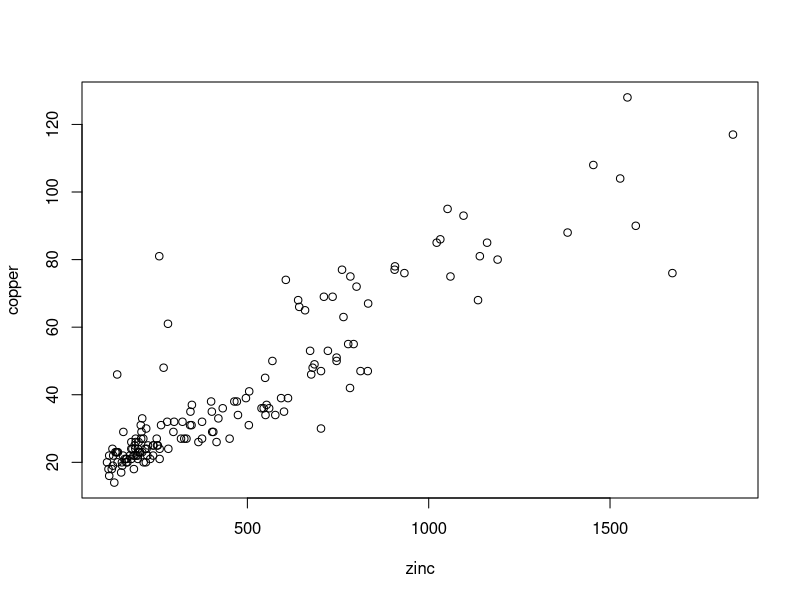
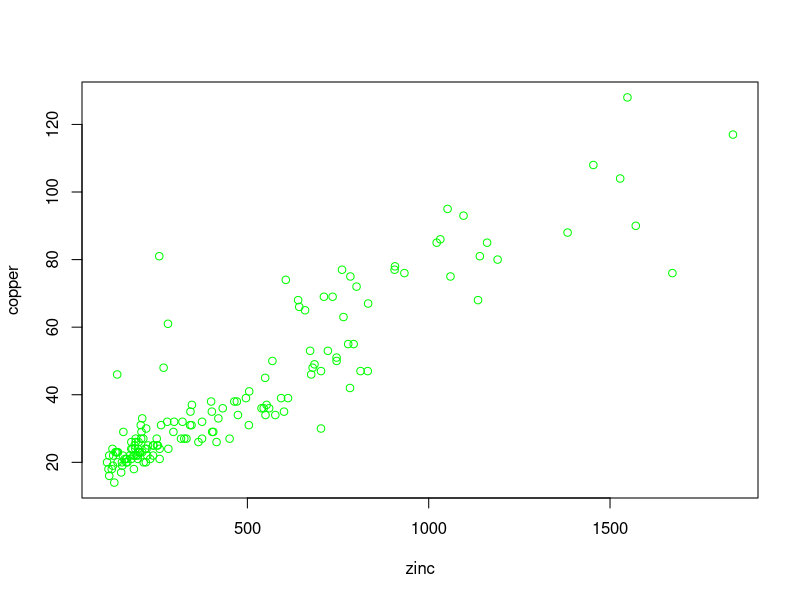
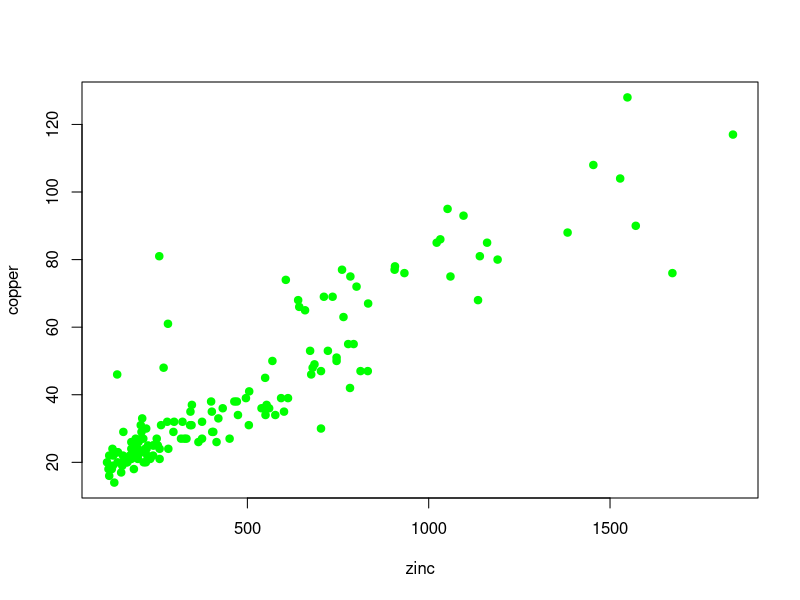
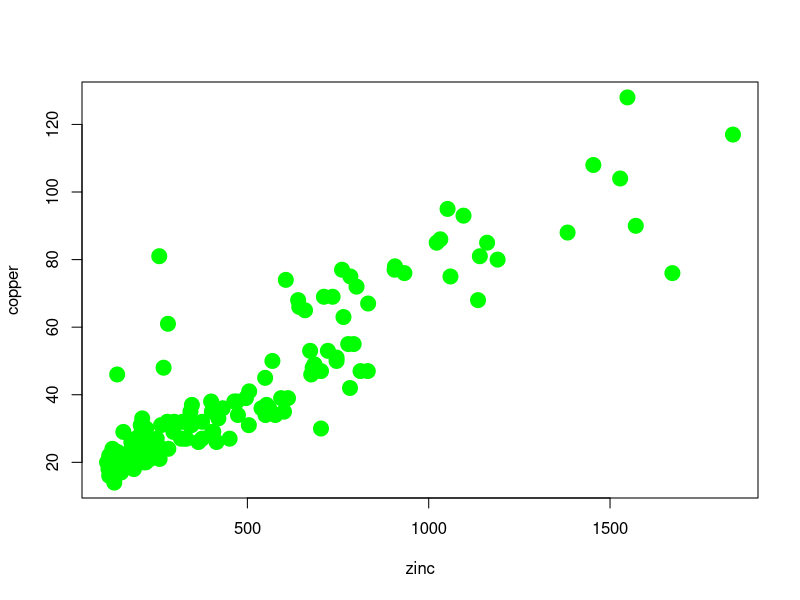
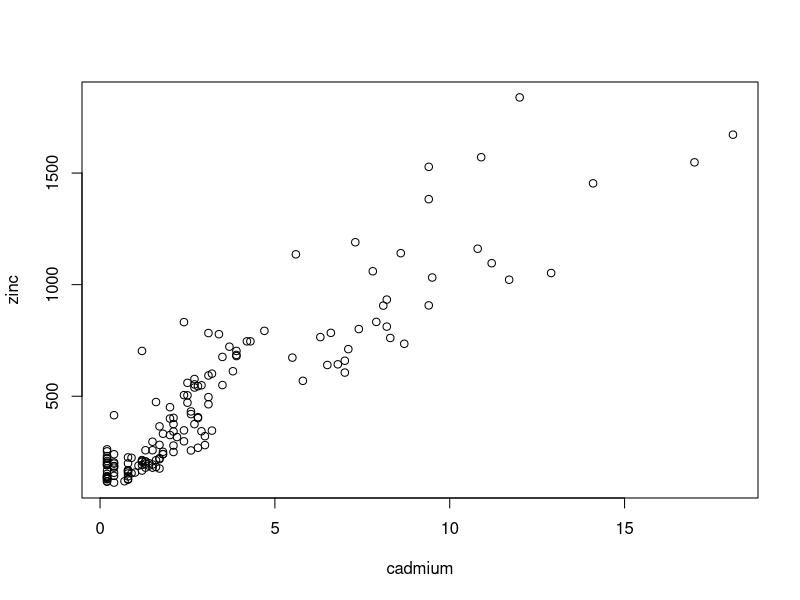
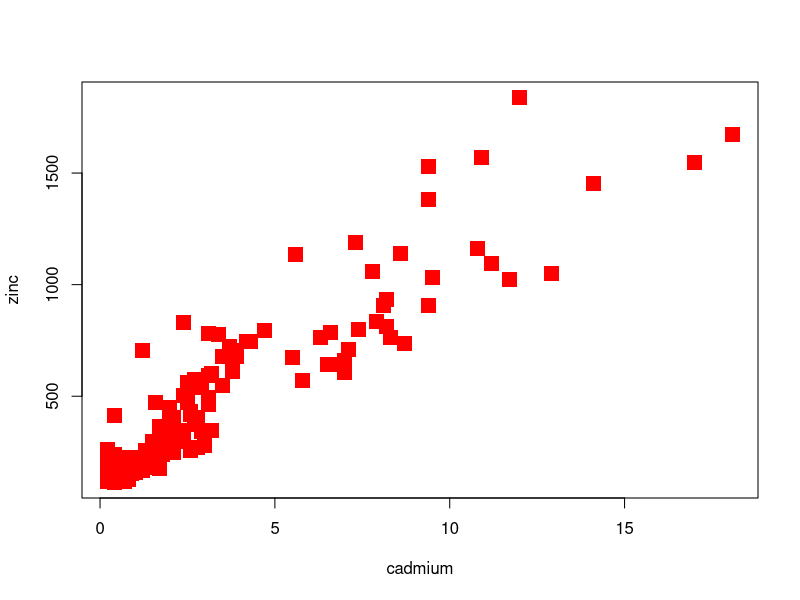
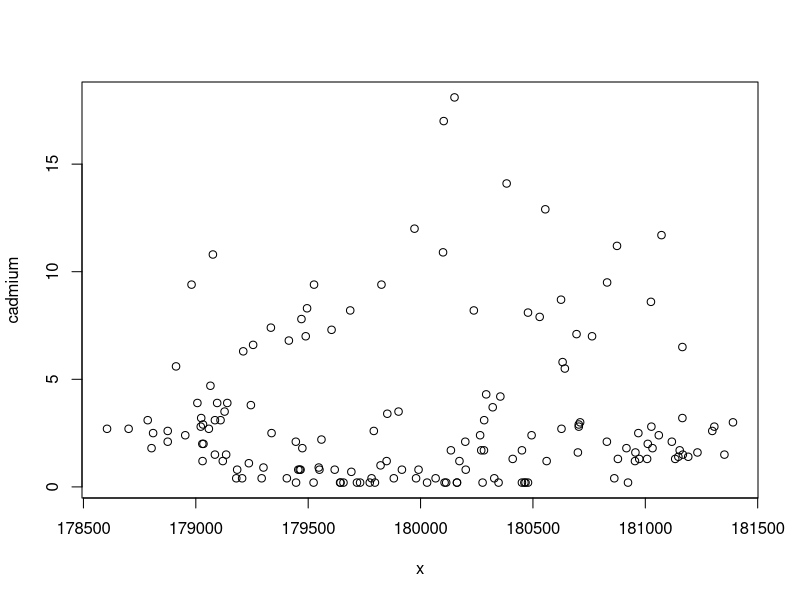
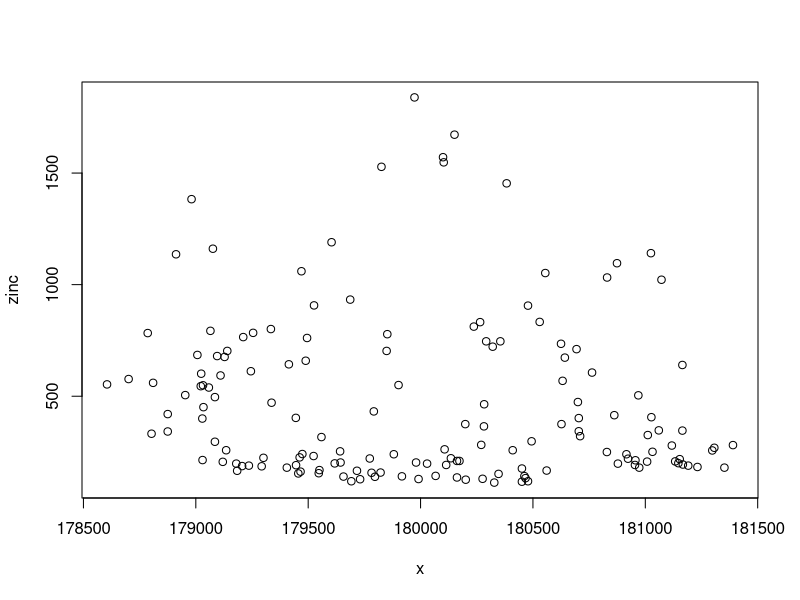

The R source for these figures, in order: (Note: this script raises an error after producing the figures.)
# first lesson 2020_03_25 -  Moniotring Ecosystem
#Intro to R

#we need "quotes" because we use a character element
install.packages("sp")

# we don't need "quotes" because sp is now an object inside R
library(sp)

data(meuse) # there is a dataset available named meuse

#let's see how the meuse dataset is structured:
meuse

#let's look at the first raw of the set (only the first 6 line of the dataset)
head(meuse)

#let's plot two variables
#let's see if the zinc concentration is related to that of copper
#"attach" the dataset to R
# comma let you to put other arguments
attach(meuse)
plot(zinc,copper)
plot(zinc,copper, col="green")
plot(zinc,copper, col="green",pch=19)
# cex a charcter exageration e.g. cex=2 is the double, e.g. cex=0.5 is the half
plot(zinc,copper, col="green",pch=19,cex=2)

### Multipanell in R: lesson 2020_03_27 - Moniotring Ecosystem

install.packages("sp")
install.packages("GGally")

#The R package 'ggplot2' is a plotting system based on the grammar of graphics. 
#'GGally' extends 'ggplot2' by adding several functions to reduce the complexity
#of combining geometric objects with transformed data. Some of these functions
#include a pairwise plot matrix, a two group pairwise plot matrix, a parallel 
#coordinates plot, a survival plot, and several functions to plot networks.

library (sp) # reqiore (sp) will also do the same job

#dataset in R are called "dataframe"

attach(meuse)

#Exercise: see the name of the variables and plot cadmium versus zinc

names(meuse)
plot(cadmium,zinc)
plot(cadmium,zinc, pch=15, col="red",cex=2)

#Exercise: make all the possible pairways combinations

plot(x,cadmium)
plot(x,zinc)
plot.....

#Plot it is not a good idea for this excerse

#We have to use "pairs"

pairs(meuse)

#reducing the amount of variables , subsetting, 2 ways:

# ~ is made ALT + 0126

pairs(~ cadmium + copper + lead + zinc, data=meuse)

# start from is done by using the comma, that is ","

pairs(meuse[,3:6])

#Excercise: prettify this graph

pairs(meuse[,3:6],pch=15, col="red",cex=2)

#GGally package will prettify the graph

ggpairs(meuse[,3:6])

# We have on the diagonal the distribution frequency, on the x axe we have the values, on the Y axe we have the frequency
# in thi example we have an higher frequency for low value
